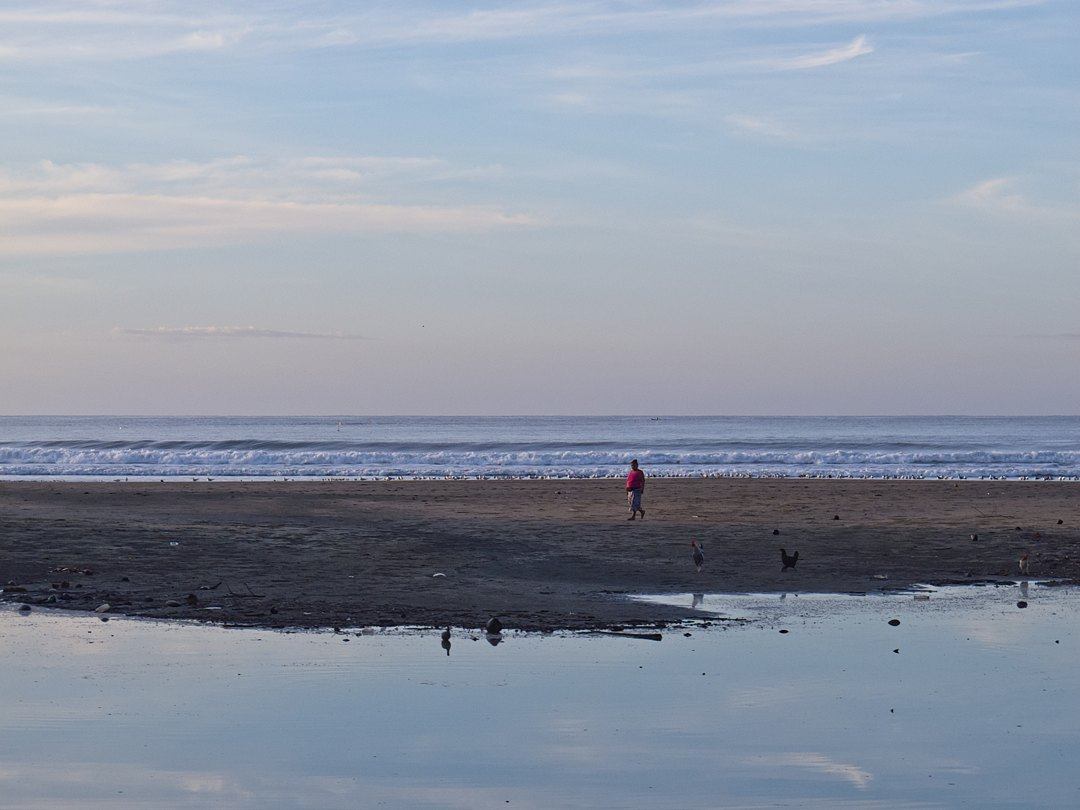
#> input picture web/data/ig_assets/zones/el-cuco.jpg, 1080 x 810 px
$ python -i ig_photo_beauty.py   (imports and definitions only)
#> lines starting #> are read from the running program, lines starting #| are printed output that depends on the picture
#> further down, picture is the input picture: PIL image 1080x810 RGB; mean R, G, B 139.5, 148.5, 163.5
"""ig_photo_beauty.py — heuristic aesthetic score for a listing photo.

The story feed must show a *gorgeous* photo OF the listing (Javier,
2026-07-26: "high quality and not generic", "same location as the
listing"). The pipeline's "hero" is chosen for representativeness, not
beauty, and most broker land shots are dull (concrete, dry brush,
interiors). This scorer lets the autopilot pick each listing's most
beautiful frame and *skip the listing entirely* when its best shot isn't
good enough — quality over cadence.

No ML model / no new heavy deps: a fast, explainable heuristic over the
pixels (numpy + Pillow, both already in the pipeline). It rewards the
things that make a coastal/nature shot sing — open blue sky, ocean/water,
green vegetation, overall vibrancy and good light — and penalises the
grey/brown flatness of concrete lots, dirt, and dim interiors. Imperfect
by design; paired with a threshold + the human Skip in /admin.

score_photo(img) -> float in [0, 100].  GORGEOUS_MIN is the gate.
"""
from __future__ import annotations

from PIL import Image

# Gate: a listing's best frame must clear this to be featured. Tuned so
# sky/ocean/pool/greenery shots pass and concrete/dirt/interior fail
# (validated against the campaign photo set).
GORGEOUS_MIN = 55.0

_SAMPLE_W = 128     # small: pure-Python pixel loop stays fast (~20k px)


def score_breakdown(img: Image.Image) -> dict:
    """Component scores over a downscaled HSV copy (pure Pillow, no numpy)."""
    img = img.convert("RGB")
    w, h = img.size
#> w = 1080; h = 810
    if w > _SAMPLE_W:
        img = img.resize((_SAMPLE_W, max(1, round(h * _SAMPLE_W / w))), Image.BILINEAR)
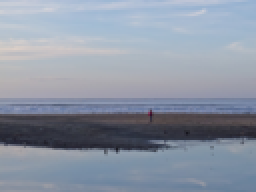
#> img: PIL image 128x96 RGB (shown 2 times larger); mean R, G, B 139.5, 148.5, 163.5
    px = list(img.convert("HSV").getdata())     # [(H,S,V), …] each 0–255
#> px = 12288 items, first 6: (151, 33, 211), (152, 34, 212), (153, 33, 212), (154, 32, 212), (155, 31, 213), (156, 29, 214)
    n = len(px) or 1
#> n = 12288

    blue = green = dull = dark = blown = 0
    s_sum = v_sum = 0.0
    for H, S, V in px:
        hf, sf, vf = H / 255.0, S / 255.0, V / 255.0
        s_sum += sf
        v_sum += vf
        if 0.52 <= hf <= 0.72 and vf >= 0.35 and sf >= 0.12:   # sky / ocean
            blue += 1
        if 0.20 <= hf <= 0.45 and sf >= 0.20 and vf >= 0.20:   # vegetation
            green += 1
        if sf < 0.15 and vf < 0.75:                            # grey/brown flat
            dull += 1
        if vf < 0.18:
            dark += 1
        if vf > 0.97:
            blown += 1
#> this loop made 12288 passes
#> (H, S, V, hf, sf, vf, s_sum, v_sum) on passes 1 to 12: (151, 33, 211, 0.592, 0.129, 0.827, 0.129, 0.827), (152, 34, 212, 0.596, 0.133, 0.831, 0.263, 1.66), (153, 33, 212, 0.6, 0.129, 0.831, 0.392, 2.49), (154, 32, 212, 0.604, 0.125, 0.831, 0.518, 3.32), (155, 31, 213, 0.608, 0.122, 0.835, 0.639, 4.16), (156, 29, 214, 0.612, 0.114, 0.839, 0.753, 5), (155, 30, 215, 0.608, 0.118, 0.843, 0.871, 5.84), (156, 29, 215, 0.612, 0.114, 0.843, 0.984, 6.68), (157, 28, 214, 0.616, 0.11, 0.839, 1.09, 7.52), (155, 27, 213, 0.608, 0.106, 0.835, 1.2, 8.36), (154, 26, 213, 0.604, 0.102, 0.835, 1.3, 9.19), (157, 23, 214, 0.616, 0.0902, 0.839, 1.39, 10.03)
#> (hf, sf, vf, s_sum, v_sum) on passes 61 to 66: (0.596, 0.216, 0.835, 10.42, 50.99), (0.596, 0.208, 0.839, 10.62, 51.83), (0.6, 0.2, 0.839, 10.82, 52.67), (0.596, 0.184, 0.835, 11.01, 53.5), (0.596, 0.176, 0.835, 11.18, 54.34), (0.596, 0.169, 0.835, 11.35, 55.17)
#> after the loop, blown = 0; blue = 6312; dark = 6; dull = 3864; green = 0; s_sum = 1907; v_sum = 7890.2
    return {
        "blue_frac": blue / n, "green_frac": green / n,
        "sat_mean": s_sum / n, "bright": v_sum / n, "dull_frac": dull / n,
        "dark_frac": dark / n, "blown_frac": blown / n, "n": n,
    }


def score_photo(img: Image.Image) -> float:
    """Aesthetic score in [0, 100]. Higher = more beautiful/scenic."""
    b = score_breakdown(img)
    score = 30.0
    score += 45.0 * min(b["blue_frac"] / 0.32, 1.0)      # open sky/ocean
    score += 18.0 * min(b["green_frac"] / 0.35, 1.0)     # vegetation
    score += 22.0 * min(max(b["sat_mean"] - 0.12, 0) / 0.33, 1.0)  # vibrancy
    # light: sweet spot ~0.45–0.8
    if b["bright"] < 0.28:
        score -= 22.0 * (0.28 - b["bright"]) / 0.28
    elif b["bright"] > 0.85:
        score -= 14.0 * (b["bright"] - 0.85) / 0.15
    score -= 42.0 * min(b["dull_frac"] / 0.6, 1.0)       # concrete/dirt/interior
    score -= 20.0 * min(b["dark_frac"] / 0.4, 1.0)
    score -= 14.0 * min(b["blown_frac"] / 0.3, 1.0)
    return float(max(0.0, min(100.0, score)))


def is_gorgeous(img: Image.Image, threshold: float = GORGEOUS_MIN) -> bool:
    return score_photo(img) >= threshold

>>> from PIL import Image
>>> picture = Image.open('../web/data/ig_assets/zones/el-cuco.jpg')
>>> result = score_breakdown(picture)
#> result = {'blue_frac': 0.514, 'green_frac': 0, 'sat_mean': 0.155, 'bright': 0.642, 'dull_frac': 0.314, 'dark_frac': 0.000488, 'blown_frac': 0, 'n': 12288}
